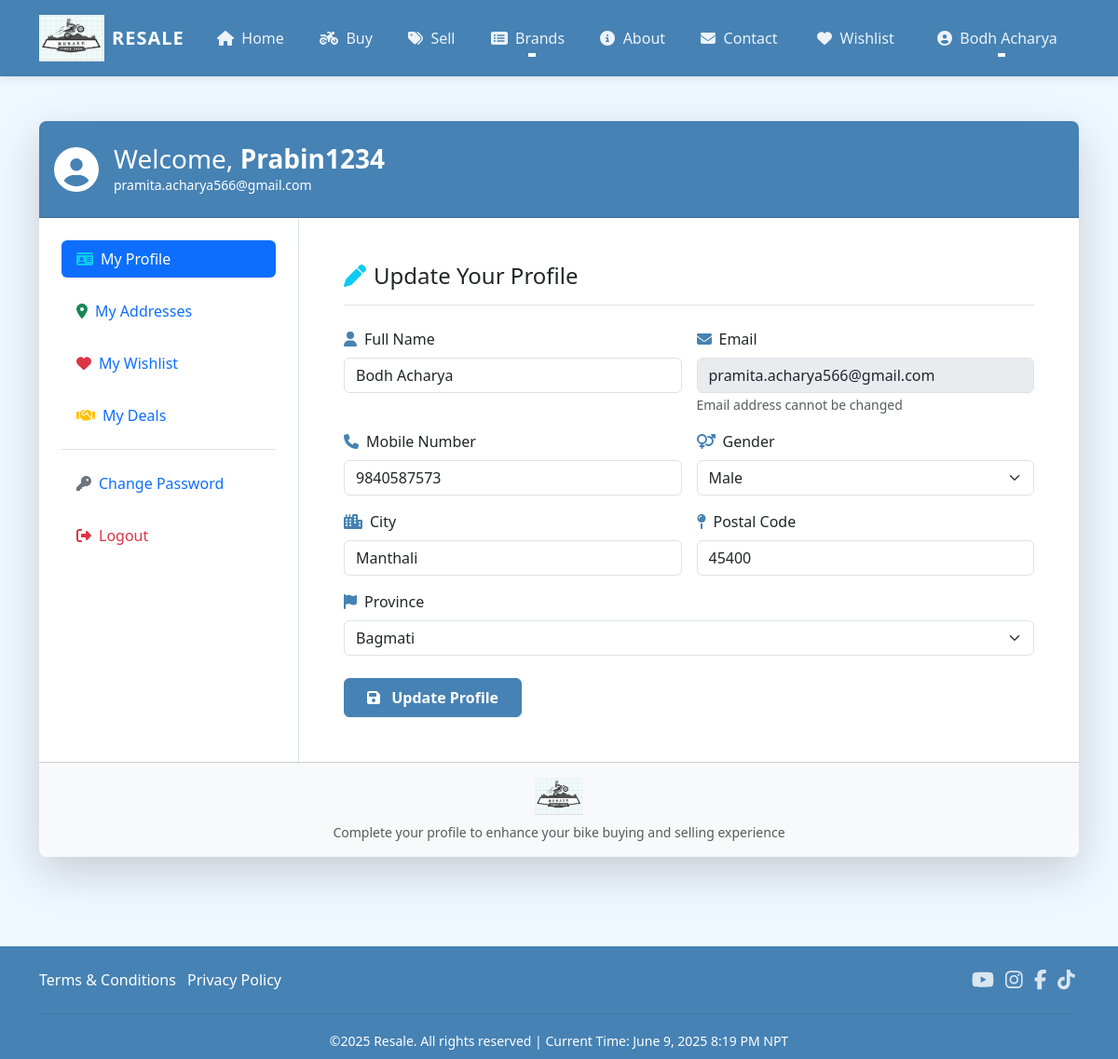
Screenshot of /profile/ (signed in) with the database file from the repository.
### proj/models.py (models this page shows, shortened)
class Customer(models.Model):
    user = models.ForeignKey(
        User,
        on_delete=models.CASCADE,
        related_name='customers'  # Added for better querying
    )
    name = models.CharField(
        max_length=200,
        verbose_name='Full Name'
    )
    gender = models.CharField(
        max_length=10,
        choices=GENDER_CHOICES,
        default='',
        verbose_name='Gender'
    )
    city = models.CharField(
        max_length=50,
        verbose_name='City'
    )
    state = models.CharField(
        choices=STATE_CHOICES,
        max_length=100,
        verbose_name='Province'
    )
    mobile = models.CharField(  # Changed to CharField
        max_length=10,
        validators=[MinLengthValidator(10)],  # For 10-digit numbers
        verbose_name='Mobile Number'
    )
    zipcode = models.CharField(  # Changed to CharField
        max_length=10,
        verbose_name='Postal Code'
    )
    class Meta:
        verbose_name = 'Customer'
        verbose_name_plural = 'Customers'
        ordering = ['name']

### proj/views.py (the view, shortened to what this page needs)
# urls.py: path('profile/',views.ProfileView.as_view(),name='profile'),
@method_decorator(login_required, name='dispatch')
class ProfileView(View):
    def get(self, request):
        existing_profile = Customer.objects.filter(user=request.user).first()
        if existing_profile:
            form = CustomerProfileForm(instance=existing_profile)
            has_profile = True
        else:
            form = CustomerProfileForm(initial={
                'name': request.user.get_full_name() or request.user.username,
                'email': request.user.email
            })
            has_profile = False
        return render(request, 'proj/profile.html', {'form': form, 'has_profile': has_profile})

### proj/forms.py (shortened to what this page needs)
class CustomerProfileForm(forms.ModelForm):
    email = forms.EmailField(
        required=False,
        disabled=True,
        widget=forms.EmailInput(attrs={'class': 'form-control'})
    )
    class Meta:
        model = Customer
        fields = ['name', 'gender', 'city', 'state', 'mobile', 'zipcode']
        widgets = {
            'name': forms.TextInput(attrs={'class': 'form-control'}),
            'gender': forms.Select(attrs={'class': 'form-select'}),
            'city': forms.TextInput(attrs={'class': 'form-control'}),
            'state': forms.Select(attrs={'class': 'form-select'}),
            'mobile': forms.TextInput(attrs={'class': 'form-control'}),
            'zipcode': forms.TextInput(attrs={'class': 'form-control'}),
        }
    def __init__(self, *args, **kwargs):
        super().__init__(*args, **kwargs)
        if self.instance and hasattr(self.instance, 'user') and self.instance.user:
            self.fields['email'].initial = self.instance.user.email

### proj/context_processors.py (called while the page is built)
def timezone_context(request):
    nepal_timezone = pytz.timezone('Asia/Kathmandu')
    current_time = datetime.datetime.now(nepal_timezone)
    return {
        'nepal_time': current_time,
        'timezone_name': 'Nepal Standard Time (UTC+5:45)',
        'timezone_short': 'NPT',
    }

### proj/templates/proj/profile.html (shortened to what this page needs)
{% extends 'proj/base.html' %}
{% load static %}
{% block main-content %}
<div class="container py-5">
    <div class="row justify-content-center">
        <div class="col-lg-12">
            <div class="card border-0 shadow-lg rounded-3 overflow-hidden">
                <div class="card-header bg-primary text-white py-4">
                    <div class="d-flex align-items-center">
                        <div class="profile-icon me-3">
                            <i class="fas fa-user-circle fa-3x"></i>
                        </div>
                        <div>
                            <h3 class="mb-0">Welcome, <span class="text-capitalize fw-bold">{{request.user}}</span></h3>
                            <p class="mb-0 small">{{ request.user.email }}</p>
                        </div>
                    </div>
                </div>
                <div class="card-body p-0">
                    <div class="row g-0">
                        <div class="col-md-3 border-end">
                            <div class="nav flex-column nav-pills p-4" role="tablist">
                                <a class="nav-link active mb-3 d-flex align-items-center" href="{% url 'main:profile' %}">
                                    <i class="fas fa-id-card text-info me-2"></i> My Profile
                                </a>
                                <a class="nav-link mb-3 d-flex align-items-center" href="{% url 'main:address' %}">
                                    <i class="fas fa-map-marker-alt text-success me-2"></i> My Addresses
                                </a>
                                <a class="nav-link mb-3 d-flex align-items-center" href="{% url 'main:wishlist' %}">
                                    <i class="fas fa-heart text-danger me-2"></i> My Wishlist
                                </a>
                                <a class="nav-link mb-3 d-flex align-items-center" href="{% url 'main:my_deals' %}">
                                    <i class="fas fa-handshake text-warning me-2"></i> My Deals
                                </a>
                                <div class="mt-auto border-top pt-3 mt-3">
                                    <a class="nav-link mb-3 d-flex align-items-center" href="{% url 'main:passwordchange' %}">
                                        <i class="fas fa-key text-secondary me-2"></i> Change Password
                                    </a>
                                    <form method="post" action="{% url 'main:logout' %}" style="display: inline;">
                                        <button type="submit" class="nav-link text-danger border-0 bg-transparent w-100 text-start d-flex align-items-center">
                                            <i class="fas fa-sign-out-alt me-2"></i> Logout
                                        </button>
                                    </form>
                                </div>
                            </div>
                        </div>
                        <div class="col-md-9">
                            <div class="p-4 p-md-5">
                                <h4 class="mb-4 border-bottom pb-3">
                                    {% if has_profile %}
                                    <i class="fas fa-pen text-info me-2"></i>Update Your Profile
                                    {% else %}
                                    <i class="fas fa-plus-circle text-info me-2"></i>Create Your Profile
                                    {% endif %}
                                </h4>
                                <form method="post" class="row g-3">
                                    <div class="col-md-6">
                                        <label for="{{ form.name.id_for_label }}" class="form-label"><i class="fas fa-user text-primary me-2"></i>{{ form.name.label }}</label>
                                        {{ form.name }}
                                    </div>
                                    <div class="col-md-6">
                                        <label for="{{ form.email.id_for_label }}" class="form-label"><i class="fas fa-envelope text-primary me-2"></i>Email</label>
                                        {{ form.email }}
                                        <small class="form-text text-muted">Email address cannot be changed</small>
                                    </div>
                                    <div class="col-md-6">
                                        <label for="{{ form.mobile.id_for_label }}" class="form-label"><i class="fas fa-phone text-primary me-2"></i>{{ form.mobile.label }}</label>
                                        {{ form.mobile }}
                                    </div>
                                    <div class="col-md-6">
                                        <label for="{{ form.gender.id_for_label }}" class="form-label"><i class="fas fa-venus-mars text-primary me-2"></i>{{ form.gender.label }}</label>
                                        {{ form.gender }}
                                    </div>
                                    <div class="col-md-6">
                                        <label for="{{ form.city.id_for_label }}" class="form-label"><i class="fas fa-city text-primary me-2"></i>{{ form.city.label }}</label>
                                        {{ form.city }}
                                    </div>
                                    <div class="col-md-6">
                                        <label for="{{ form.zipcode.id_for_label }}" class="form-label"><i class="fas fa-map-pin text-primary me-2"></i>{{ form.zipcode.label }}</label>
                                        {{ form.zipcode }}
                                    </div>
                                    <div class="col-md-12">
                                        <label for="{{ form.state.id_for_label }}" class="form-label"><i class="fas fa-flag text-primary me-2"></i>{{ form.state.label }}</label>
                                        {{ form.state }}
                                    </div>
                                    <div class="col-12 mt-4">
                                        <button type="submit" class="btn btn-primary py-2 px-4 fw-bold">
                                            <i class="fas fa-save me-2"></i>
                                            {% if has_profile %}Update Profile{% else %}Save Profile{% endif %}
                                        </button>
                                    </div>
                                </form>
                            </div>
                        </div>
                    </div>
                </div>
                <div class="card-footer bg-light py-3 text-center">
                    <img src="{% static 'proj/images/logo.png' %}" alt="Resale Logo" height="40">
                    <p class="text-muted mb-0 small mt-2">Complete your profile to enhance your bike buying and selling experience</p>
                </div>
            </div>
        </div>
    </div>
</div>
{% endblock main-content %}

### proj/templates/proj/base.html (shortened to what this page needs)
<!DOCTYPE html>
{% load static %}
<html lang="en">
<head>
    <link href="https://cdn.jsdelivr.net/npm/bootstrap@5.3.5/dist/css/bootstrap.min.css" rel="stylesheet">
    <link rel="stylesheet" href="{% static 'proj/css/owl.carousel.min.css'%}"/>
    <link rel="stylesheet" href="{% static 'proj/css/all.min.css'%}"/>
    <link rel="stylesheet" href="{% static 'proj/css/style.css'%}"/>
</head>
<body>
  <nav class="navbar navbar-expand-lg navbar-dark bg-primary shadow-sm sticky-top">
    <div class="container">
      <a class="navbar-brand d-flex align-items-center" href="/">
        <img src="{%static 'proj/images/logo.png'%}" width="70" height="50" class="me-2"/>
        <span class="fw-bold d-none d-sm-inline">RESALE</span>
      </a>
      <div class="collapse navbar-collapse" id="navbarSupportedContent">
        <ul class="navbar-nav mx-auto mb-2 mb-lg-0">
          {% if request.user.is_authenticated %}
          <li class="nav-item">
            <a class="nav-link nav-item-hover px-3" href="/"><i class="fas fa-home me-1"></i> Home</a>
          </li>
          <li class="nav-item">
            <a class="nav-link nav-item-hover px-3" href="{% url 'main:buy_bikes' %}"><i class="fas fa-motorcycle me-1"></i> Buy</a>
          </li>
          <li class="nav-item">
            <a class="nav-link nav-item-hover px-3" href="{% url 'main:sell_bike' %}"><i class="fas fa-tags me-1"></i> Sell</a>
          </li>
          <li class="nav-item dropdown">
            <a class="nav-link dropdown-toggle nav-item-hover px-3" href="#" role="button" data-bs-toggle="dropdown" aria-expanded="false">
              <i class="fas fa-list-alt me-1"></i> Brands
            </a>
          </li>
          <li class="nav-item">
            <a class="nav-link nav-item-hover px-3" href="{% url 'main:about' %}"><i class="fas fa-info-circle me-1"></i> About</a>
          </li>
          <li class="nav-item">
            <a class="nav-link nav-item-hover px-3" href="{% url 'main:contact' %}"><i class="fas fa-envelope me-1"></i> Contact</a>
          </li>
          {% endif %}
        </ul>
        <ul class="navbar-nav ms-auto mb-2 mb-lg-0">
          {% if request.user.is_authenticated %}
          <li class="nav-item mx-1">
            {% with request.user.wishlist_set.count as wishlist_count %}
              <a href="{% url 'main:wishlist' %}" class="nav-link nav-item-hover px-3 position-relative">
                <i class="fas fa-heart me-1"></i> Wishlist
              </a>
            {% endwith %}
          </li>
          <li class="nav-item dropdown mx-1">
            <a class="nav-link dropdown-toggle nav-item-hover px-3" href="#" id="profileDropdown" role="button" data-bs-toggle="dropdown"
            aria-expanded="false">
              <i class="fas fa-user-circle me-1"></i>
              <span class="text-capitalize">{% if request.user.customers.first.name %}{{ request.user.customers.first.name }}{% else %}{{ request.user.username }}{% endif %}</span>
            </a>
          </li>
          {% endif %}
      </ul>
    </div>
  </nav>
  {% block main-content %}{% endblock main-content %}
  <footer class="footer-green mt-5 pt-4 pb-2 bg-primary text-white">
    <div class="container">
      <div class="row align-items-center">
        <div class="col-md-8 mb-3 mb-md-0">
          <ul class="list-inline mb-2">
            <li class="list-inline-item"><a href="{% url 'main:terms' %}" class="footer-link">Terms & Conditions</a></li>
            <li class="list-inline-item"><a href="{% url 'main:privacy' %}" class="footer-link">Privacy Policy</a></li>
          </ul>
        </div>
        <div class="col-md-4 text-md-end">
          <ul class="list-inline mb-2">
            <li class="list-inline-item mx-1"><a href="https://www.youtube.com/" target="_blank" class="footer-social"><i class="fab fa-youtube fa-lg"></i></a></li>
            <li class="list-inline-item mx-1"><a href="https://www.instagram.com/" target="_blank" class="footer-social"><i class="fab fa-instagram fa-lg"></i></a></li>
            <li class="list-inline-item mx-1"><a href="https://www.facebook.com/" target="_blank" class="footer-social"><i class="fab fa-facebook-f fa-lg"></i></a></li>
            <li class="list-inline-item mx-1"><a href="https://www.tiktok.com/" target="_blank" class="footer-social"><i class="fab fa-tiktok fa-lg"></i></a></li>
          </ul>
        </div>
      </div>
      <hr style="border-color: #366488;">
      <div class="row">
        <div class="col-12 text-center">
          <small>&copy;2025 Resale. All rights reserved | Current Time: {{ nepal_time|date:"F j, Y" }} {{ nepal_time|time:"g:i A" }} {{ timezone_short }}</small>
        </div>
      </div>
    </div>
  </footer>
</body>
</html>

### proj/templates/proj/base.html (style rules this page uses)
:root { --bs-primary: #4682B4; --bs-primary-rgb: 70, 130, 180; }
.bg-primary { background-color: var(--bs-primary) !important; }
.text-primary { color: var(--bs-primary) !important; }
.btn-primary { background-color: var(--bs-primary); border-color: var(--bs-primary); }
.nav-item-hover { color: rgba(255, 255, 255, 0.9) !important; transition: all 0.3s ease; }
.footer-green { background: var(--bs-primary) !important; }
.footer-green hr { border-color: #366488; }
.navbar { padding-top: 0.7rem; padding-bottom: 0.7rem; box-shadow: 0 2px 10px rgba(0,0,0,0.1) !important; }
.navbar-brand { font-weight: 700; letter-spacing: 1px; }
.nav-item-hover { position: relative; margin: 0 0.2rem; transition: all 0.3s ease; border-radius: 5px; }
.nav-item-hover::after { content: ''; position: absolute; width: 0; height: 2px; background: #fff; bottom: 0; left: 50%; transform: translateX(-50%); transition: width 0.3s; }
.footer-green { background: var(--bs-primary) !important; color: #fff; }
.footer-link { color: #fff; text-decoration: none; transition: color 0.2s ease; }
.footer-social { color: #fff; opacity: 0.8; transition: opacity 0.2s ease; }
body { background-color: #f0f8ff; }

### proj/templates/proj/profile.html (style rules this page uses)
.card { transition: transform 0.3s; }
.nav-link { transition: all 0.3s; border-radius: 8px; }
.nav-link:hover, .nav-link.active { background-color: var(--bs-primary); color: white; }

### rows the page displays
Customer: name "Bodh Acharya", mobile "9840587573", gender "Male", city "Manthali", zipcode "45400", state "Bagmati"

### other values shown
{{ request.user.customers.first.name }} "Bodh Acharya"
{{ request.user }} "Prabin1234"
{{ request.user.email }} "pramita.acharya566@gmail.com"
{{ nepal_time|date:"F j, Y" }} "June 9, 2025"
{{ timezone_short }} "NPT"
